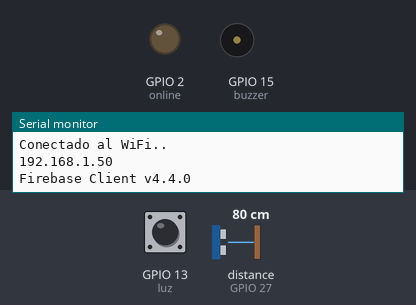
Recording of a program running on a simulated ESP32. Shown: output pins drawn as LEDs (lit = HIGH), buzzer (waves = sounding, pin HIGH), the last lines printed to the serial monitor. Wiring (inferred from the names in the program): ultrasonic range finder: trigger GPIO 14; echo GPIO 27. Dashed ring = blinking. Inputs (shaded band) come from the test bench; at power-on: distance to the obstacle (sensor on GPIO 27) 80 cm, GPIO 13 (luz) HIGH. The echo pulse lasts 58.3 µs per cm; WiFi joins after 1.5 s; servers stay silent unless stated; storage starts empty; pins used as bus, display or sensor lines are not drawn.

Above: at 3.2 s.
3.3 s: distance to the obstacle (sensor on GPIO 27) set to 13 cm
At 3.3 s:
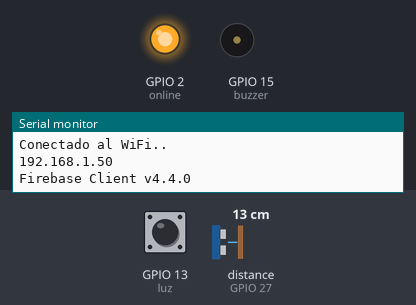
6.3 s: distance to the obstacle (sensor on GPIO 27) set to 10 cm
At 8.8 s:
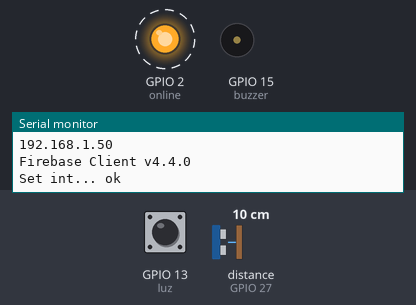
Timing chart, 0 to 15.3 s (numbered marks = the images above; inputs shaded):
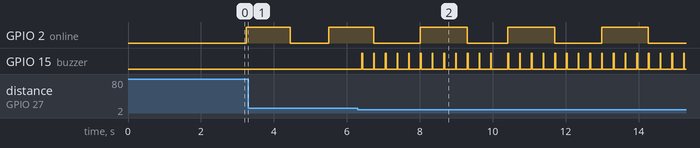

The program:

main.cpp
```cpp
#include <Arduino.h>
// Librerias requeridas
#include "ESPAsyncWebServer.h"
#include <AsyncTCP.h>
#include "SPIFFS.h"
#if defined(ESP32)
#include <WiFi.h>
#include <FirebaseESP32.h>
#elif defined(ESP8266)
#include <ESP8266WiFi.h>
#include <FirebaseESP8266.h>
#endif

//////////////////////////////Conexxión el a base de datos y la ESP32

// Se proporciona l ainformación de la impresión de carga RTDB
#include <addons/RTDBHelper.h>

//Credenciales dela red WiFi
#define WIFI_SSID "Daniel Amado"
#define WIFI_PASSWORD "Windir1184*"

/* Link de la Base de datos */
#define DATABASE_URL "bastonguia-d271d-default-rtdb.firebaseio.com"
#define DATABASE_SECRET "rfT9VhXd6Fxj0E4AEnKOEEGkcYZGQaHXCyZjyLvl"

/* Se define el objeto de la base de datos */
FirebaseData ultrasonico;

/* Se define la auteticación en Firebase */
FirebaseAuth auth;

/* Se define la configuración de Firebase */
FirebaseConfig config;

String ruta = "StickGuide";

unsigned long dataMillis = 0;
unsigned long datMillisD = 0;
int count = 0;


//Se crea el servidor en el puerto 80
AsyncWebServer server(80);

///////////////////////////////////Variables

#define trig 14
#define echo 27
#define buzzer 15
#define luz 13
#define online 2

int distancia = 0;
boolean estado;
boolean led = true;
boolean zum = false;
boolean ligth = true;
String oscuridad = " ";

////////////////////////////////////Funcion del sensor ultrasónico

long distanciaUltrasonico(int gat, int eco){
  pinMode(gat, OUTPUT);
  digitalWrite(gat, LOW);
  delayMicroseconds(2);
  digitalWrite(gat, HIGH);
  delayMicroseconds(10);
  digitalWrite(gat, LOW);

  pinMode(eco, INPUT);

  return pulseIn(eco, HIGH);
}

//////////////////////////////Configuración del programa, puertos y enlace

void setup()
{
  Serial.begin(115200);

  if (!SPIFFS.begin(true))
  {
    Serial.println("An Error has occurred while mounting SPIFFS");
    return;
  }
  // Conectado al WiFi
  WiFi.begin(WIFI_SSID, WIFI_PASSWORD);
  while (WiFi.status() != WL_CONNECTED)
  {
    delay(1000);
    Serial.println("Conectado al WiFi..");
  }

  // Muestra la IP local de la ESP32
  Serial.println(WiFi.localIP());

  //Muestra la versión del FireBase
  Serial.printf("Firebase Client v%s\n\n", FIREBASE_CLIENT_VERSION);

  /* Se asigna la base de datos y los secretos de la misma */
  config.database_url = DATABASE_URL;
  config.signer.tokens.legacy_token = DATABASE_SECRET;


  /* Inicializa la librería con la autenticación y config de Firebase */
  Firebase.begin(DATABASE_URL, DATABASE_SECRET);
  Firebase.reconnectWiFi(true);

  // Route for root / web page
  server.on("/", HTTP_GET, [](AsyncWebServerRequest *request)
            { request->send(SPIFFS, "/index.html", String(), false); });

  // Route to load style.css file
  server.on("/estilos.css", HTTP_GET, [](AsyncWebServerRequest *request)
            { request->send(SPIFFS, "/estilos.css", "text/css"); });
  server.on("/main.js", HTTP_GET, [](AsyncWebServerRequest *request)
            { request->send(SPIFFS, "/main.js"); });

  // Start server
  server.begin();

  pinMode(buzzer, OUTPUT);
  pinMode(luz, INPUT_PULLUP);
  pinMode(online, OUTPUT);
}

/////////////////////// Programa principal

void loop()
{

  if (millis() - dataMillis > 5000)
  {
    dataMillis = millis();
    Serial.printf("Set int... %s\n", Firebase.setInt(ultrasonico, "/test/int", count++) ? "ok" : ultrasonico.errorReason().c_str());
  }

  if (millis() - datMillisD > 1000)
  {
    datMillisD = millis();
    led = !led;
    digitalWrite(online, led);

  }

    distancia = 0.032 / 2 * distanciaUltrasonico(trig, echo);

  if(distancia <= 10)
  {
    digitalWrite(buzzer, HIGH);
    delay(20);
    digitalWrite(buzzer, LOW);
  }

  else{
    digitalWrite(buzzer,LOW);
  }


  estado = digitalRead(luz);
  ligth = digitalRead(luz);

  if(ligth == false){
      oscuridad = "ON";
  }
  else{
    oscuridad = "OFF";
  }

  if (estado){
    zum=true;
  }

  if(estado == false && zum == true)
  {
    zum = false;
    digitalWrite(buzzer, HIGH);
    delay(300);
    digitalWrite(buzzer, LOW);
  }
  else{
    digitalWrite(buzzer,LOW);
  }

  Firebase.setInt(ultrasonico, ruta + "/Distancia ", distancia);
  Firebase.setString(ultrasonico, ruta + "/Oscuridad ", oscuridad);
}
```

Measured:
- the behaviour switches between 12 and 11 cm on distance to the obstacle (sensor on GPIO 27) (found by bisection; images 1 and 2)
- after the input at 6.3 s, GPIO 15 (buzzer): goes 11 × (HIGH 0.02 s, LOW 0.30 s), HIGH 0.02 s, LOW 0.45 s, 15 × (HIGH 0.02 s, LOW 0.30 s), HIGH 0.02 s, then LOW, starting after 0.11 s
- by itself, GPIO 2 (online): alternates HIGH for 1.3 s and LOW for 1.3 s
